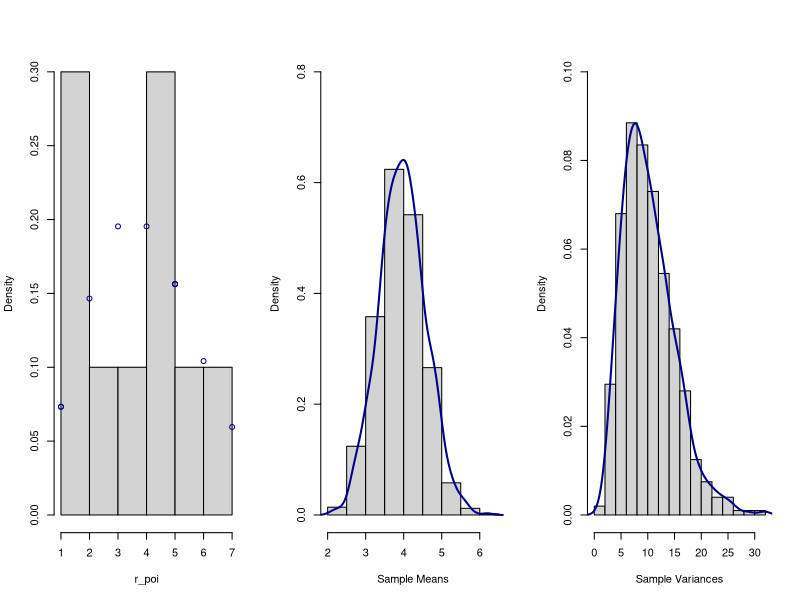

Write R code to recreate this figure.
# Sampling distribution of mean when sample is 
# drawing from exponential distribution 
par(mfrow=c(1,3))
#set.seed(11)
sample_means = rep(NA, 1000)
for(i in 1:1000){
  sample_means[i] = mean(rpois(10, lambda = 4))
}

r_poi <- rpois(10, lambda = 4)
hist(r_poi, main = "", xlab = "r_poi", prob = T)
points(r_poi, dpois(r_poi, 4), col="darkblue")
#lines(density(r_poi), col = "darkblue", lwd = 1)

hist(sample_means, main = "", xlab = "Sample Means", prob = T, ylim = c(0,0.8))
lines(density(sample_means), col = "darkblue", lwd = 2)


# Sampling distribution of variance when sample is 
# drawing from exponential distribution
sample_vars = rep(NA, 1000)
for(i in 1:1000){
  sample_vars[i] = var(rpois(10, lambda = 10))
}

hist(sample_vars, main = "", xlab = "Sample Variances", prob = T,ylim=c(0,0.1))
lines(density(sample_vars), col = "darkblue", lwd = 2)
